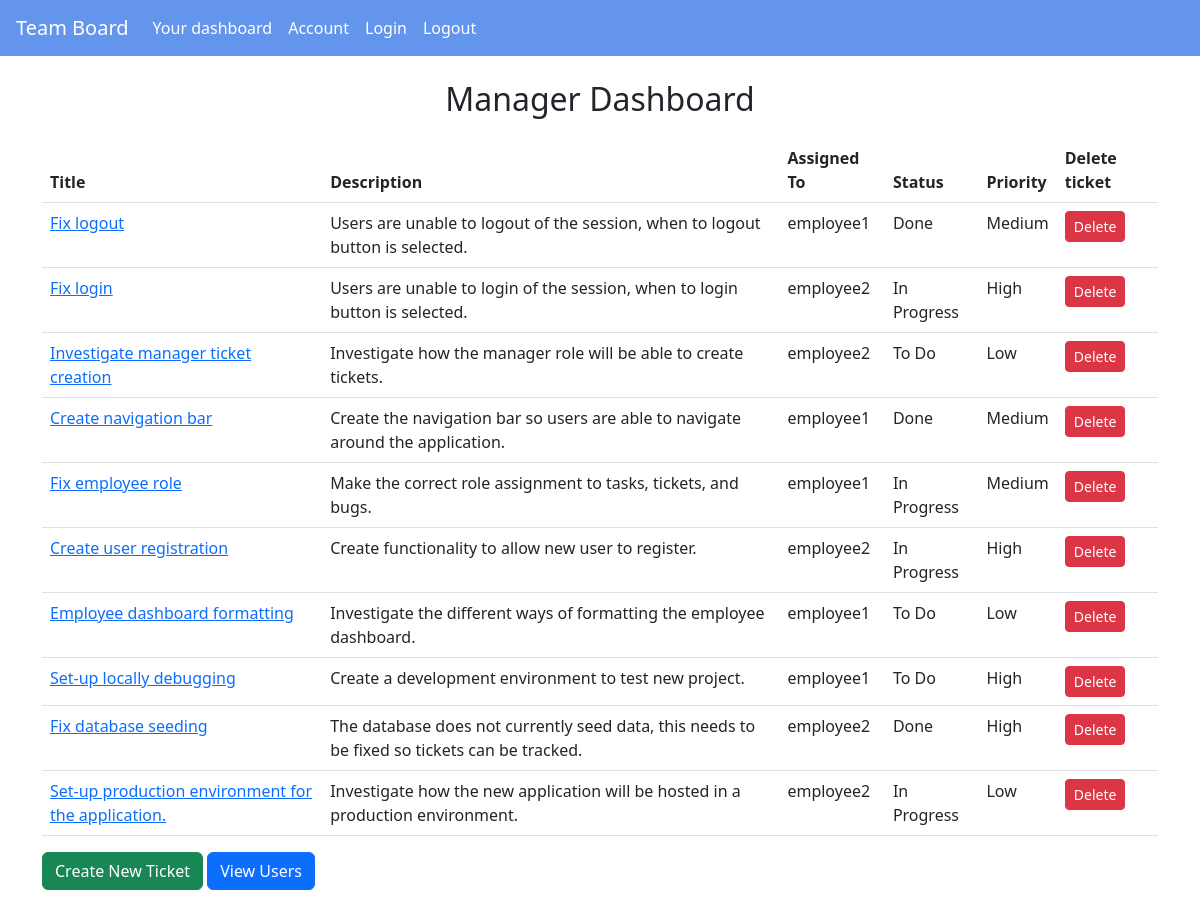
The page /dashboard (signed in) on the database its author committed.
### app/models.py (models this page shows, shortened)
class Ticket(db.Model):
    id = db.Column(db.Integer, primary_key=True)
    title = db.Column(db.String(80), nullable=False)
    type_of_ticket = db.Column(db.String(80), nullable=False)
    priority_level = db.Column(db.String(80), nullable=False)
    start_date = db.Column(db.Date, nullable=False)
    end_date = db.Column(db.Date, nullable=False)
    status = db.Column(db.String(20), default='To DO', nullable=False)
    description = db.Column(db.Text, nullable=False)
    assigned_to = db.Column(db.Integer, db.ForeignKey('user.id'), nullable=True)
    tickets_assigned = db.relationship('User', backref='tickets', lazy=True)

class User(db.Model, UserMixin):
    id = db.Column(db.Integer, primary_key=True)
    username = db.Column(db.String(80), unique=True, nullable=False)
    password_hash = db.Column(db.String(128), nullable=False)
    role = db.Column(db.String(80), nullable=False, default='employee') # is the user 'manager' or 'employee'

### app/routes.py (the view)
@app_routes.route('/dashboard')
@login_required
def dashboard():
    if current_user.role == 'manager': # Check the role of the current user
        tickets = Ticket.query.all()
        return render_template('manager_dashboard.html', tickets=tickets)
    elif current_user.role == 'employee':
        tickets = Ticket.query.filter_by(assigned_to=current_user.id).all()
        return render_template('employee_dashboard.html', tickets=tickets)

### app/__init__.py (called while the page is built)
def create_app():
    app = Flask(__name__)
    app.secret_key = 'your_secret_key'
    app.config.from_object('config.Config')
    login_manager.init_app(app)
    bcrypt.init_app(app)
    db.init_app(app)
    migrate = Migrate(app, db)
    login_manager.login_view = 'routes.login'
    @login_manager.user_loader
    def load_user(user_id):
        return User.query.get(int(user_id))
    from .routes import app_routes
    app.register_blueprint(app_routes)
    with app.app_context():
        db.drop_all()
        db.create_all()
        seed_data()
    return app

### app/templates/manager_dashboard.html
{% extends "base.html" %}
{% block content %}
<div class="container">
    <h2 class="text-center mt-4">Manager Dashboard</h2>
    <table class="table">
        <thead>
            <tr>
                <th>Title</th>
                <th>Description</th>
                <th>Assigned To</th>
                <th>Status</th>
                <th>Priority</th>
                <th>Delete ticket</th>
            </tr>
        </thead>
        <tbody>
            {% for ticket in tickets %}
            <tr>
                <td><a href="{{ url_for('routes.ticket_details', id=ticket.id) }}">
                    {{ ticket.title }}
                </a></td>
                <td>{{ ticket.description }}</td>
                <td>
                    {% if ticket.tickets_assigned %}
                        {{ ticket.tickets_assigned.username }}
                    {% else %}
                        Not Assigned
                    {% endif %}
                </td>
                <td>{{ ticket.status }}</td>
                <td>{{ ticket.priority_level }}</td>
                <td>
                    <form method="POST" action="{{ url_for('routes.delete_ticket', id=ticket.id) }}" id="delete-ticket-{{ ticket.id }}" class="d-inline">
                        <button type="button" class="btn btn-danger btn-sm" onclick="confirmDelete({{ ticket.id }});">Delete</button>
                    </form>
                </td>
            </tr>
            {% endfor %}
        </tbody>
    </table>
    <a href="{{ url_for('routes.create_ticket') }}" class="btn btn-success mb-3">Create New Ticket</a>
    <a href="{{ url_for('routes.retrieve_users') }}" class="btn btn-primary mb-3">View Users</a>
</div>
{% endblock %}

### app/static/css/styles.css (style rules this page uses)
body { background-color: #f8f9fa; font-family: 'Arial', sans-serif; }
.container { margin-top: 20px; }
table { width: 100%; border-collapse: collapse; margin: 20px 0; font-size: 1rem; text-align: left; }
th, td { padding: 10px; border-bottom: 1px solid #ddd; }
th { background-color: #343a40; color: white; }
.btn-primary { background-color: #007bff; border-color: #007bff; }
.btn-danger { background-color: #dc3545; border-color: #dc3545; }

### rows shown on the page
Ticket: title "Fix logout", description "Users are unable to logout of the session, when to logout button is selected.", tickets_assigned.username "employee1", status "Done", priority_level "Medium"
Ticket: title "Fix login", description "Users are unable to login of the session, when to login button is selected.", tickets_assigned.username "employee2", status "In Progress", priority_level "High"
Ticket: title "Investigate manager ticket creation", description "Investigate how the manager role will be able to create tickets.", tickets_assigned.username "employee2", status "To Do", priority_level "Low"
Ticket: title "Create navigation bar", description "Create the navigation bar so users are able to navigate around the application.", tickets_assigned.username "employee1", status "Done", priority_level "Medium"
Ticket: title "Fix employee role", description "Make the correct role assignment to tasks, tickets, and bugs.", tickets_assigned.username "employee1", status "In Progress", priority_level "Medium"
Ticket: title "Create user registration", description "Create functionality to allow new user to register.", tickets_assigned.username "employee2", status "In Progress", priority_level "High"
Ticket: title "Employee dashboard formatting", description "Investigate the different ways of formatting the employee dashboard.", tickets_assigned.username "employee1", status "To Do", priority_level "Low"
Ticket: title "Set-up locally debugging", description "Create a development environment to test new project.", tickets_assigned.username "employee1", status "To Do", priority_level "High"
Ticket: title "Fix database seeding", description "The database does not currently seed data, this needs to be fixed so tickets can be tracked.", tickets_assigned.username "employee2", status "Done", priority_level "High"
Ticket: title "Set-up production environment for the application.", description "Investigate how the new application will be hosted in a production environment.", tickets_assigned.username "employee2", status "In Progress", priority_level "Low"
